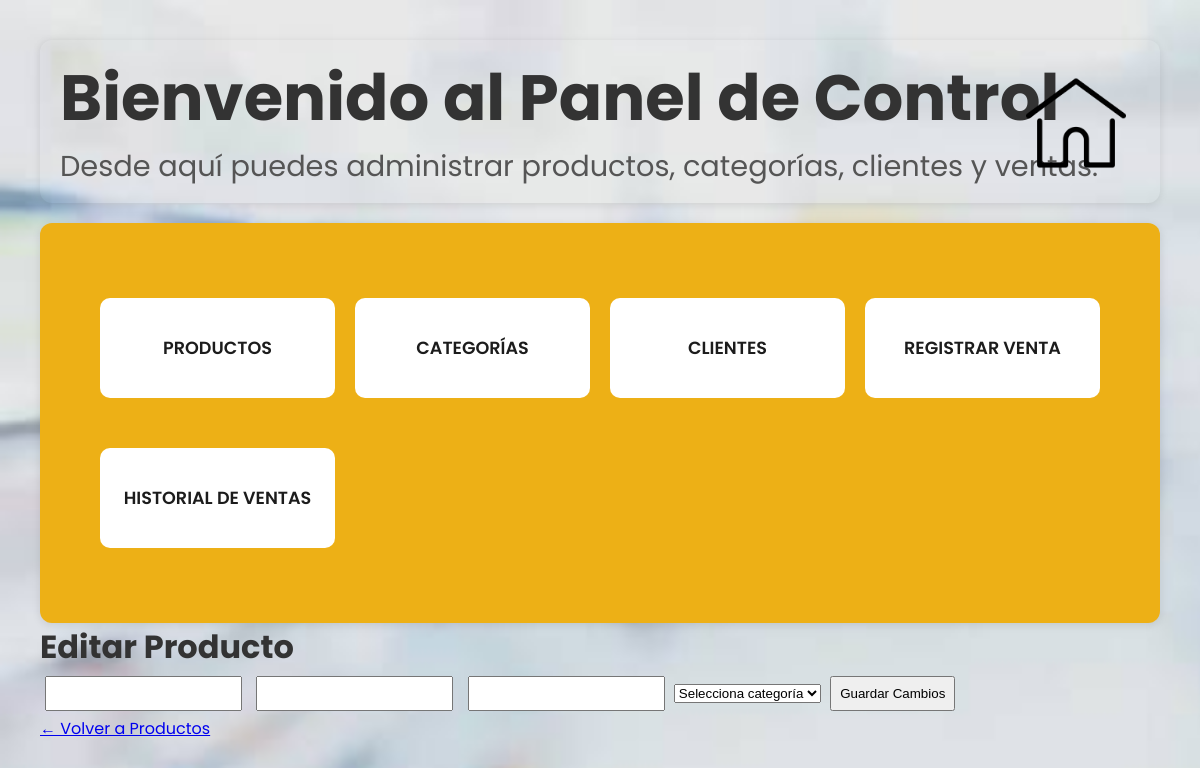
Page /editar_producto/3 on the earlier database version.
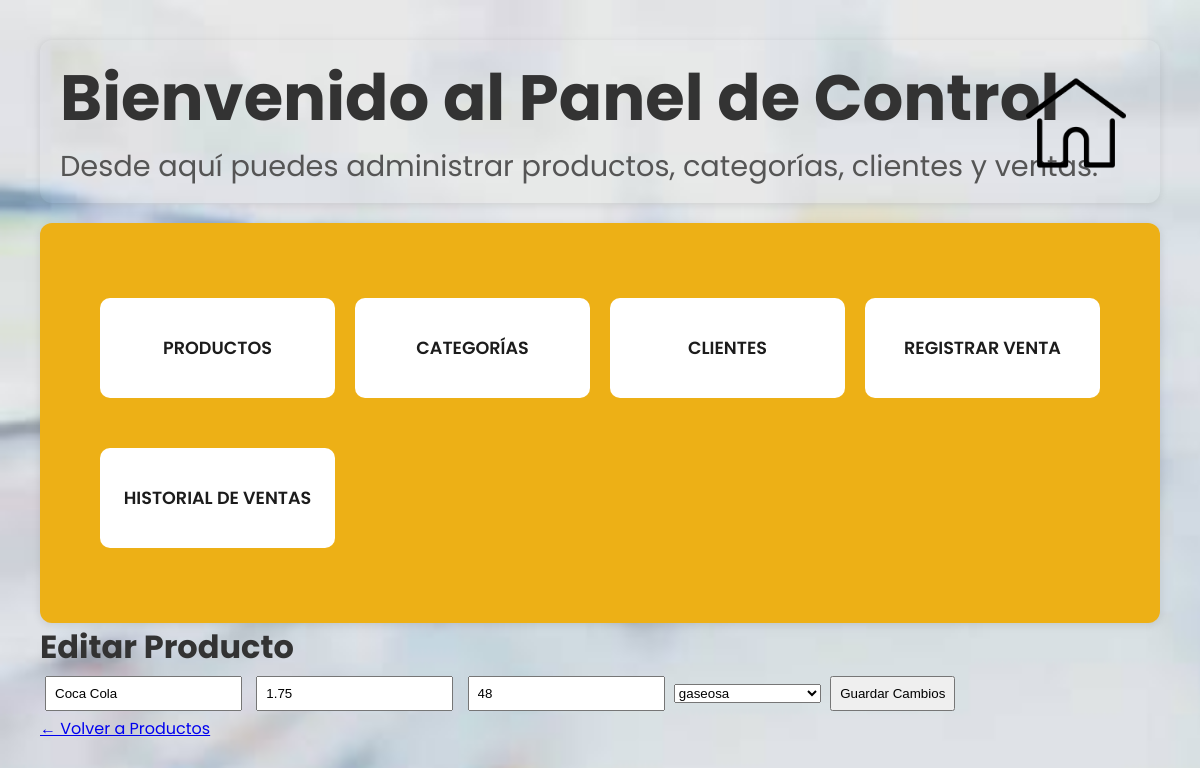
Same page on the later database version.
### tables this page shows
CREATE TABLE productos (
            id INTEGER PRIMARY KEY AUTOINCREMENT,
            nombre TEXT NOT NULL,
            precio REAL NOT NULL,
            stock INTEGER NOT NULL,
            categoria_id INTEGER,
            FOREIGN KEY (categoria_id) REFERENCES categorias(id)
        );

CREATE TABLE categorias (
            id INTEGER PRIMARY KEY AUTOINCREMENT,
            nombre TEXT NOT NULL
        );

### Proyecto-MC/app.py (the view, shortened to what this page needs)
@app.route('/editar_producto/<int:producto_id>', methods=['GET', 'POST'])
def editar_producto(producto_id):
    conn = get_db_connection()
    producto = conn.execute('SELECT * FROM productos WHERE id = ?', (producto_id,)).fetchone()
    categorias = conn.execute('SELECT * FROM categorias').fetchall()
    conn.close()
    return render_template('editar_producto.html', producto=producto, categorias=categorias)

### Proyecto-MC/app.py (called while the page is built)
def get_db_connection():
    conn = sqlite3.connect('database.db')
    conn.row_factory = sqlite3.Row
    return conn

### Proyecto-MC/templates/editar_producto.html (shortened to what this page needs)
{% extends "base.html" %}
{% block content %}
<h1>Editar Producto</h1>
<form method="POST">
    <input type="text" name="nombre" value="{{ producto['nombre'] }}" required />
    <input type="number" step="0.01" name="precio" value="{{ producto['precio'] }}" required />
    <input type="number" name="stock" value="{{ producto['stock'] }}" required />
    <select name="categoria_id" required>
        <option value="">Selecciona categoría</option>
        {% for categoria in categorias %}
            <option value="{{ categoria['id'] }}" {% if categoria['id'] == producto['categoria_id'] %}selected{% endif %}>
                {{ categoria['nombre'] }}
            </option>
        {% endfor %}
    </select>
    <button type="submit">Guardar Cambios</button>
</form>
<a href="{{ url_for('index') }}">← Volver a Productos</a>
{% endblock %}

### Proyecto-MC/templates/base.html (shortened to what this page needs)
<!DOCTYPE html>
<html lang="es">
<head>
    <link rel="stylesheet" href="{{ url_for('static', filename='style.css') }}" />
</head>
<body>
    {% set current_path = request.path %}
    <div class="text-container">
        <div class="text">
            <h1>Bienvenido al Panel de Control</h1>
            <p>Desde aquí puedes administrar productos, categorías, clientes y ventas.</p>
        </div>
        <a href="{{ url_for('index') }}"><img class="logo-home" src="{{ url_for('static', filename='images/home.png') }}" alt=""></a>
    </div>
    <div class="dashboard-container">
        <ul class="dashboard-grid">
            <li><a href="{{ url_for('productos') }}" class="dashboard-card
                ">PRODUCTOS</a></li>
            <li><a href="{{ url_for('categorias') }}" class="dashboard-card
                ">CATEGORÍAS</a></li>
            <li><a href="{{ url_for('clientes') }}" class="dashboard-card
                ">CLIENTES</a></li>
            <li><a href="{{ url_for('ventas') }}" class="dashboard-card
                ">REGISTRAR VENTA</a></li>
            <li><a href="{{ url_for('historial_ventas') }}" class="nav-link dashboard-card
                ">HISTORIAL DE VENTAS</a></li>
        </ul>
    </div>
    <div class="content">
        {% block content %}{% endblock %}
    </div>
</body>
</html>

### Proyecto-MC/static/style.css (style rules this page uses)
* { margin: 0; padding: 0; box-sizing: border-box; }
body { font-family: Poppins, Arial, sans-serif; margin: 40px; background-color: #ddd; background-image: url("../static/images/fondo.jpg"); background-size: cover; background-attachment: fixed; }
h1, h2 { color: #333; }
form input, form button { margin: 5px; padding: 8px; }
ul { list-style-type: none; padding: 0; }
li { padding: 10px 0; margin: 5px 0; }
.text-container { margin: 20px auto; max-width: 100%; border-radius: 12px; box-shadow: 0 2px 8px rgba(0,0,0,0.1); padding: 10px; display: flex; flex-direction: column; position: relative; }
.text-container .text { padding-left: 10px; }
.text-container .text h1 { font-size: 4em; }
.text-container .text p { font-size: 1.8em; margin-bottom: 5px; color: #555555; }
.text-container .logo-home { position: absolute; width: 100px; height: 100px; top: 20%; right: 3%; }
.dashboard-container { padding: 30px; background-color: #edb016; max-width: 100%; border-radius: 12px; box-shadow: 0 2px 8px rgba(0,0,0,0.1); }
.dashboard-grid { display: grid; grid-template-columns: repeat(auto-fit, minmax(220px, 1fr)); gap: 20px; padding: 30px; }
.dashboard-card { background-color: white; color: #1c1c1c; border-radius: 10px; text-align: center; font-size: 1.1em; font-weight: 600; text-decoration: none; transition: background-color 0.3s ease; min-height: 100px; display: flex; align-items: center; justify-content: center; text-align: center; word-wrap: break-word; }

Differences in the rows shown:
added productos: nombre "Coca Cola", precio "1.75", stock "48", categoria_id "gaseosa"
Other differences:
form field categoria_id: "Selecciona categoría" → (not shown)
